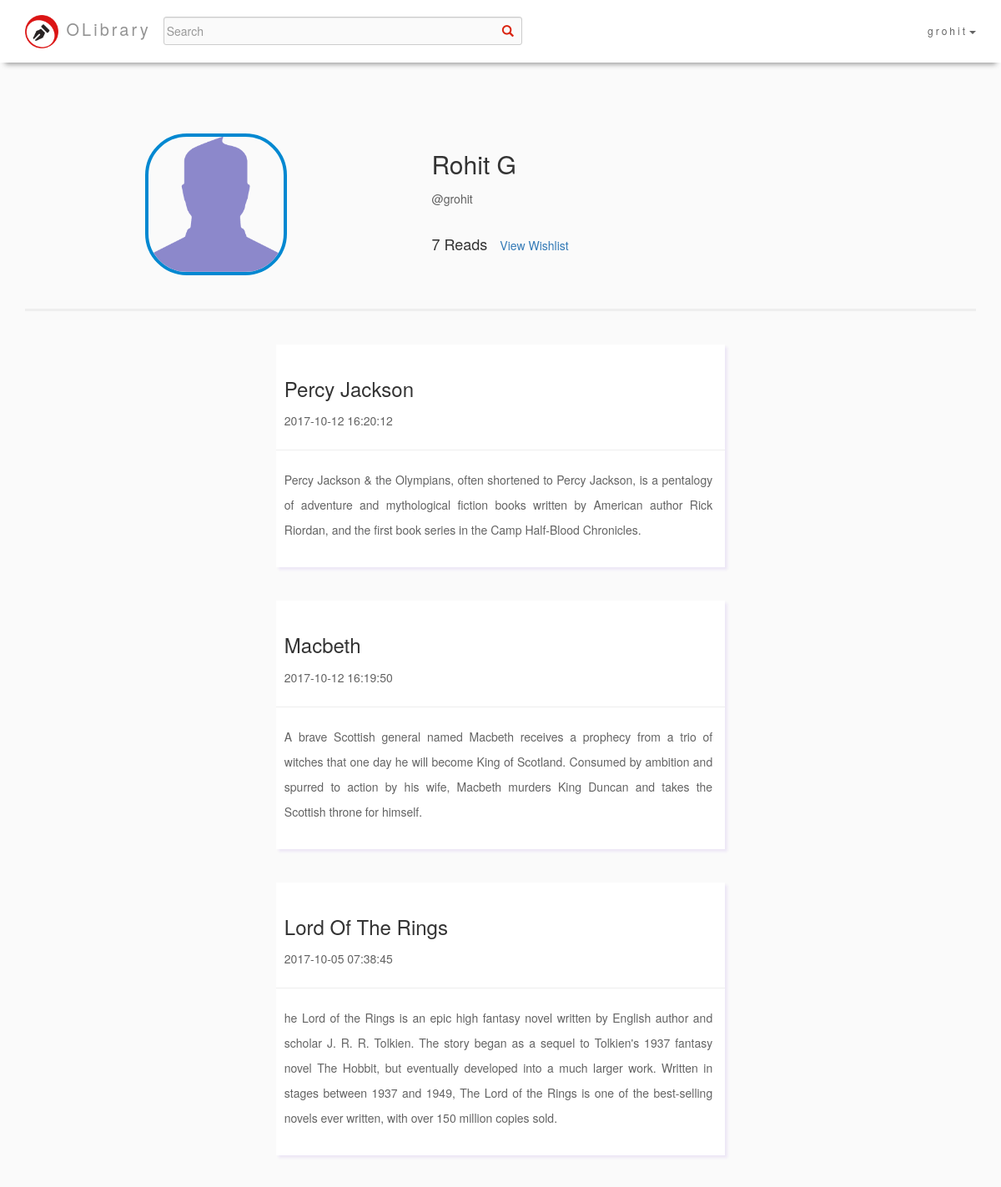
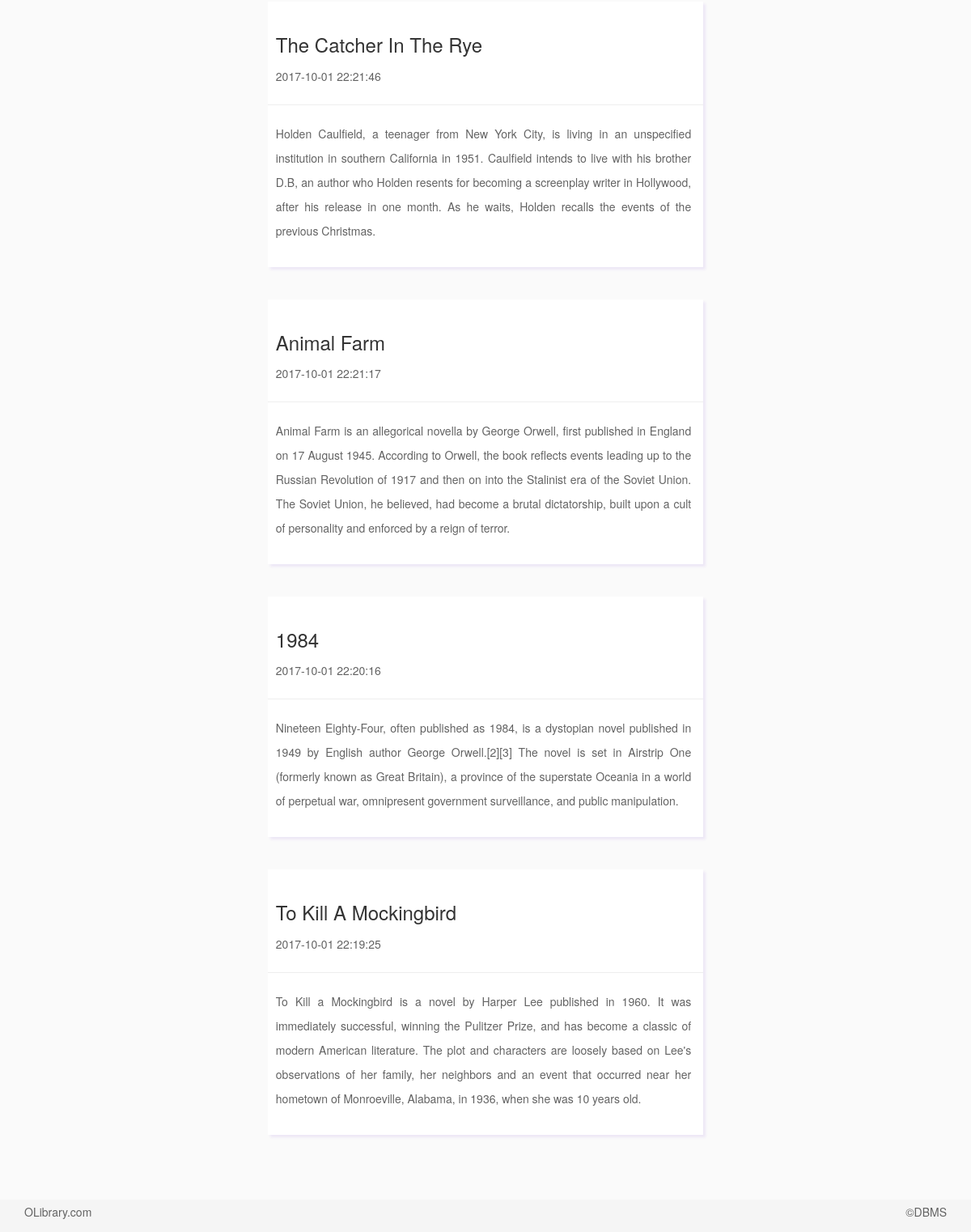
The page /user.php (signed in) on the database its author committed (2 pictures, top to bottom).
### tables this page shows
CREATE TABLE `users` (
  `id` int(11) NOT NULL,
  `uid` varchar(255) NOT NULL,
  `name` varchar(255) NOT NULL,
  `pwd` varchar(255) NOT NULL,
  `eml` varchar(255) NOT NULL,
  `address` text
);

CREATE TABLE `issued` (
  `id` int(11) NOT NULL,
  `bid` int(11) NOT NULL,
  `uid` varchar(255) NOT NULL,
  `date1` timestamp NULL DEFAULT CURRENT_TIMESTAMP
);

CREATE TABLE `books` (
  `id` int(11) NOT NULL,
  `name` varchar(255) NOT NULL,
  `author` varchar(255) NOT NULL,
  `copies` int(11) NOT NULL,
  `description` text NOT NULL
);

### user.php (the view, shortened to what this page needs)
<?php
	include 'databh.php';
	$uid = $_SESSION['uid'];
	$sql = "SELECT name FROM users WHERE uid = '$uid'";
	$result = $conn->query($sql);
	$row = $result->fetch_assoc();
	$username = $row['name'];
?>
<!DOCTYPE html>
<html>
  <head>
    <link rel="stylesheet" type="text/css" href="CSS/custom_content.css">
      <link rel="stylesheet" href="https://maxcdn.bootstrapcdn.com/bootstrap/3.3.7/css/bootstrap.min.css">
  </head>
	<body>
		<div class="container">
    <nav class="navbar navbar-default navbar-fixed-top" style="background-color: #FFFFFF; border: none;">
                    <div class="container">
                        <div class="navbar-header">
                            <a class="navbar-left" href="index.php" style="margin-top: 18px; color: #939393; text-decoration: none; font-size: 20px;"><img src="images/lo2.png" style="height: 40px; width: 40px; margin-right: 1px;"> OLibrary</a>
                        </div>
                        <div id="navbar" class="navbar-collapse collapse">
                            <ul class="nav navbar-nav navbar-left">
                                <div id="custom-search-input">
                                <form class="navbar-form navbar-left" method="POST" action="searchresults.php" id="search">
                                    <div class="input-group">
                                        <input type="text" class="search-query form-control" placeholder="Search" id="query" name="query"/>
                                        <span class="input-group-btn">
                                            <button class="btn btn-danger" type="submit">
                                                <span class=" glyphicon glyphicon-search"></span>
                                            </button>
                                        </span>
                                    </div>
                                </form>
                                </div>
                            </ul>
                            <ul class="nav navbar-nav navbar-right">
                                <?php
                                if(isset($_SESSION['uid']) && !empty($_SESSION['uid'])){
                                    if(isset($dp) && !empty($dp)){
                                       echo "<li class='dropdown'><a class='dropdown-toggle' data-toggle='dropdown' href='#'>" .$_SESSION['uid']."<span class='caret'></span></a>";
                                   }else{
                                    echo "<li class='dropdown'><a class='dropdown-toggle' data-toggle='dropdown' href='#'>" .$_SESSION['uid']."<span class='caret'></span></a>";
                                   }
                                }
                                else{
                                    echo "<li class='dropdown'><a class='dropdown-toggle' data-toggle='dropdown' href='#'>User<span class='caret'></span></a>";
                                    }
                                    ?>
                                </li>
                            </ul>
                        </div>
                    </div>
                </nav>
        </div>
        <div class="container-fluid back">
            <br><br><br><br><br><br><br><br>
            <div class='container'>
            	<div class="row">
        			<div class="col-sm-5 col-lg-5 col-md-5">
        				<img src='images/alternate2.png' style='width: 170px; height: 170px; border-radius: 50px; border:4px solid #0288D1;' class='center-block'/>
        			</div>
        			<div class="col-sm-7 col-lg-7 col-md-7">
        				<?php
        					echo "<h2>".$username."</h2>";
        					echo "<p>@".$uid."</p>";
        					$sql = "SELECT id FROM issued WHERE uid = '$uid'";
        					$result = $conn->query($sql);
        					$issuednumber = mysqli_num_rows($result);
        					echo "<br>";
        					echo "<h4 style='display: inline;'>".$issuednumber." Reads</h4>";
                            echo "<span id = 'wl'><a style='text-decoration: none; margin-left: 15px;' href='user.php?tye=1'>View Wishlist</a></span>";
        				?>
        			</div>
        		</div>
        		<br>
        		<hr style="border-width: 3px;">
        		<br>
                <?php
                    if(isset($_GET['tye']) && !empty($_GET['tye'])){
                       ?>
                       <script type="text/javascript">
                           var abc = document.getElementById('wl');
                           abc.innerHTML = "";
                           abc.innerHTML = "<a style='text-decoration: none; margin-left: 15px;' href='user.php'>View Orders</a>";
                       </script>
                       <div class="row">
                            <div class="col-sm-3 col-lg-3 col-md-3">
                            </div>
                            <div class="col-sm-6 col-lg-6 col-md-6">
                                <?php
                                    $sql = "SELECT * FROM wishlist WHERE uid = '$uid' ORDER BY id DESC";
                                    $result = $conn->query($sql);
                                    $num = mysqli_num_rows($result);
                                    if($num == 0){
                                        echo "<p style='text-align: center;'>No Books Added Yet!</p>";
                                    }
                                    while($row = $result->fetch_assoc()){
                                        $bid = $row['bid'];
                                        $sql1 = "SELECT * FROM books WHERE id = '$bid'";
                                        $result1 = $conn->query($sql1);
                                        $row1 = $result1->fetch_assoc();
                                        $bname = $row1['name'];
                                        $bdescript = $row1['description'];
                                        $bauthor = $row1['author'];
                                        echo "<div class='feedcard center-block'>";
                                            echo "<br>";
                                            echo "<h3 style='margin-left: 10px;'>".$bname."</h3>";
                                            echo "<hr>";
                                            echo "<p style='margin-left: 10px;'>".$bdescript."</p>";
                                            echo "<br>";
                                        echo "</div>";
                                        echo "<br><br>";
                                    }
                                ?>
                            </div>
                            <div class="col-sm-3 col-lg-3 col-md-3">
                            </div>
                        </div>
                       <?php
                    }else{
                ?>
        		<div class="row">
        			<div class="col-sm-3 col-lg-3 col-md-3">
        			</div>
        			<div class="col-sm-6 col-lg-6 col-md-6">
        				<?php
        					$sql = "SELECT * FROM issued WHERE uid = '$uid' ORDER BY id DESC";
        					$result = $conn->query($sql);
        					while($row = $result->fetch_assoc()){
        						$bid = $row['bid'];
        						$date = $row['date1'];
        						$sql1 = "SELECT * FROM books WHERE id = '$bid'";
        						$result1 = $conn->query($sql1);
        						$row1 = $result1->fetch_assoc();
        						$bname = $row1['name'];
        						$bdescript = $row1['description'];
        						echo "<div class='feedcard center-block'>";
        							echo "<br>";
        							echo "<h3 style='margin-left: 10px;'>".$bname."</h3>";
        							echo "<p style='margin-left: 10px;'>".$date."</p>";
        							echo "<hr>";
        							echo "<p style='margin-left: 10px;'>".$bdescript."</p>";
        							echo "<br>";
        						echo "</div>";
        						echo "<br><br>";
        					}
        				?>
        			</div>
        			<div class="col-sm-3 col-lg-3 col-md-3">
        			</div>
        		</div>
                <?php
            }
                ?>
            </div>
            <br><br>
        </div>
        <div class="container-fluid footer" style="background-color: #F5F5F5; margin-bottom: 0px;">
            <div class="container">
                <p style="color: #636363; " class="left"> OLibrary.com</p>
                <p style="color: #636363; text-align: right;" class="right">&copyDBMS</p>
            </div>
        </div>
    </body>
</html>

### CSS/custom_content.css (style rules this page uses)
p { color: #616161; line-height: 30px; }
.navbar { -webkit-box-shadow: 0 8px 6px -6px #999 !important; -moz-box-shadow: 0 8px 6px -6px #999 !important; box-shadow: 0 8px 6px -6px #999 !important; margin-bottom: 0; background-color: #f4511e; z-index: 9999; border: 0; font-size: 12px !important; line-height: 1.42857143 !important; letter-spacing: 3px; border-radius: 0; height: 75px; }
.navbar li a, .navbar .navbar-brand { color: #636363 !important; margin-top: 12PX; }
#custom-search-input { margin:0; margin-top: 0px; margin-bottom: 0px; padding: 0; }
#custom-search-input .search-query { padding-right: 3px; padding-right: 4px \9; padding-left: 3px; padding-left: 4px \9; margin-bottom: 0; -webkit-border-radius: 3px; -moz-border-radius: 3px; border-radius: 3px; }
#custom-search-input button { border: 0; background: none; padding: 2px 5px; margin-top: 2px; position: relative; left: -28px; margin-bottom: 0; -webkit-border-radius: 3px; -moz-border-radius: 3px; border-radius: 3px; color:#D9230F; margin-top: 12PX; }
#search input[type=text] { width:430px !important; background-color: #FAFAFA; margin-top: 12px; }
.footer { position: relative; bottom: 0; left: 0; right: 0; background:#ccc; }
.left { float: left; }
.right { float: right; }
.back { background-color: #FAFAFA; min-height: 100%; min-width: 100%; }
html, body { margin: 0; height: 100%; }
body { min-height: 100%; }

### user.php (style rules this page uses)
.feedcard { background-color: #FFFFFF; box-shadow: 3px 3px 3px #EDE7F6; min-height: 200px; width: 97%; }
.feedcard p { text-align: justify; margin-right: 15px; margin-left: 15px; color: #636363; }
.left { float: left; }
.right { float: right; }

### rows shown on the page
users: name "Rohit G"
issued: books.name "Percy Jackson", date1 "2017-10-12 16:20:12", books.description "Percy Jackson & the Olympians, often shortened to Percy Jackson, is a pentalogy of adventure and mythological fiction books written by American author Rick Riordan, and the first book series in the Camp Half-Blood Chronicles."
issued: books.name "Macbeth", date1 "2017-10-12 16:19:50", books.description "A brave Scottish general named Macbeth receives a prophecy from a trio of witches that one day he will become King of Scotland. Consumed by ambition and spurred to action by his wife, Macbeth murders King Duncan and takes the Scottish throne for himself."
issued: books.name "Lord Of The Rings", date1 "2017-10-05 07:38:45", books.description "he Lord of the Rings is an epic high fantasy novel written by English author and scholar J. R. R. Tolkien. The story began as a sequel to Tolkien's 1937 fantasy novel The Hobbit, but eventually developed into a much larger work. Written in stages between 1937 and 1949, The Lord of the Rings is one of the best-selling novels ever written, with over 150 million copies sold."
issued: books.name "The Catcher In The Rye", date1 "2017-10-01 22:21:46", books.description "Holden Caulfield, a teenager from New York City, is living in an unspecified institution in southern California in 1951. Caulfield intends to live with his brother D.B, an author who Holden resents for becoming a screenplay writer in Hollywood, after his release in one month. As he waits, Holden recalls the events of the previous Christmas."
issued: books.name "Animal Farm", date1 "2017-10-01 22:21:17", books.description "Animal Farm is an allegorical novella by George Orwell, first published in England on 17 August 1945. According to Orwell, the book reflects events leading up to the Russian Revolution of 1917 and then on into the Stalinist era of the Soviet Union. The Soviet Union, he believed, had become a brutal dictatorship, built upon a cult of personality and enforced by a reign of terror."
issued: books.name "1984", date1 "2017-10-01 22:20:16", books.description "Nineteen Eighty-Four, often published as 1984, is a dystopian novel published in 1949 by English author George Orwell.[2][3] The novel is set in Airstrip One (formerly known as Great Britain), a province of the superstate Oceania in a world of perpetual war, omnipresent government surveillance, and public manipulation."
issued: books.name "To Kill A Mockingbird", date1 "2017-10-01 22:19:25", books.description "To Kill a Mockingbird is a novel by Harper Lee published in 1960. It was immediately successful, winning the Pulitzer Prize, and has become a classic of modern American literature. The plot and characters are loosely based on Lee's observations of her family, her neighbors and an event that occurred near her hometown of Monroeville, Alabama, in 1936, when she was 10 years old."

### other values the page prints
$_SESSION['uid'] "grohit"
$uid "grohit"
$issuednumber "7"
